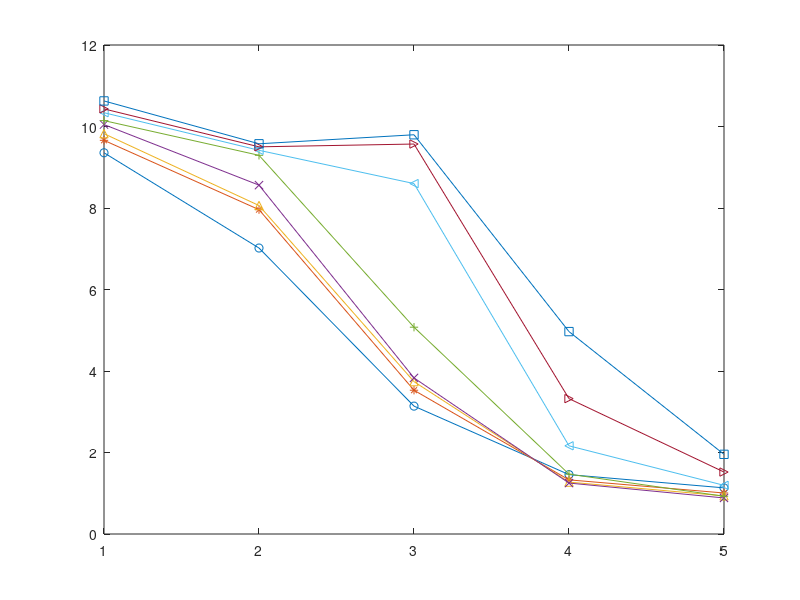

MATLAB code to generate this figure: (Note: this script raises an error after producing the figure.)
load("one_all_master_list_1.mat");
one_all_master_list = all_master_list;
load("one_all_master_list_2.mat");
one_all_master_list = cat(3,one_all_master_list,all_master_list);
mean_one_all_master_list = mean(one_all_master_list,[2 3]);

load("two_all_master_list_1.mat");
two_all_master_list = all_master_list;
load("two_all_master_list_2.mat");
two_all_master_list = cat(3,two_all_master_list,all_master_list);
load("two_all_master_list_3.mat");
two_all_master_list = cat(3,two_all_master_list,all_master_list);
mean_two_all_master_list = mean(two_all_master_list,[2 3]);

load("three_all_master_list_1.mat");
three_all_master_list = all_master_list;
load("three_all_master_list_2.mat");
three_all_master_list = cat(3,three_all_master_list,all_master_list);
mean_three_all_master_list = mean(three_all_master_list,[2 3]);

load("four_all_master_list_1.mat");
four_all_master_list = all_master_list;
load("four_all_master_list_2.mat");
four_all_master_list = cat(3,four_all_master_list,all_master_list);
load("four_all_master_list_3.mat");
four_all_master_list = cat(3,four_all_master_list,all_master_list);
mean_four_all_master_list = mean(four_all_master_list,[2 3]);

load("five_all_master_list_1.mat");
five_all_master_list = all_master_list;
load("five_all_master_list_2.mat");
five_all_master_list = cat(3,five_all_master_list,all_master_list);
mean_five_all_master_list = mean(five_all_master_list,[2 3]);

all_data = [mean_one_all_master_list';mean_two_all_master_list';mean_three_all_master_list';mean_four_all_master_list'; mean_five_all_master_list']';
L_list = 1:5;

plot(L_list,all_data(1,:),'DisplayName','5 IRS elements','Marker','o');
hold on;
plot(L_list,all_data(2,:),'DisplayName','10 IRS elements','Marker','*');
plot(L_list,all_data(3,:),'DisplayName','15 IRS elements','Marker','^');
plot(L_list,all_data(4,:),'DisplayName','20 IRS elements','Marker','x');
plot(L_list,all_data(5,:),'DisplayName','25 IRS elements','Marker','+');
plot(L_list,all_data(6,:),'DisplayName','30 IRS elements','Marker','<');
plot(L_list,all_data(7,:),'DisplayName','35 IRS elements','Marker','>');
plot(L_list,all_data(8,:),'DisplayName','40 IRS elements','Marker','s');
ax = gca;
ax.FontSize = 12;
xlabel('Number of Pairs')
ylabel('Average secrecy Rate(bits/sec/Hz)')
lgd = legend('Location','eastoutside');
lgd.FontSize = 12;
